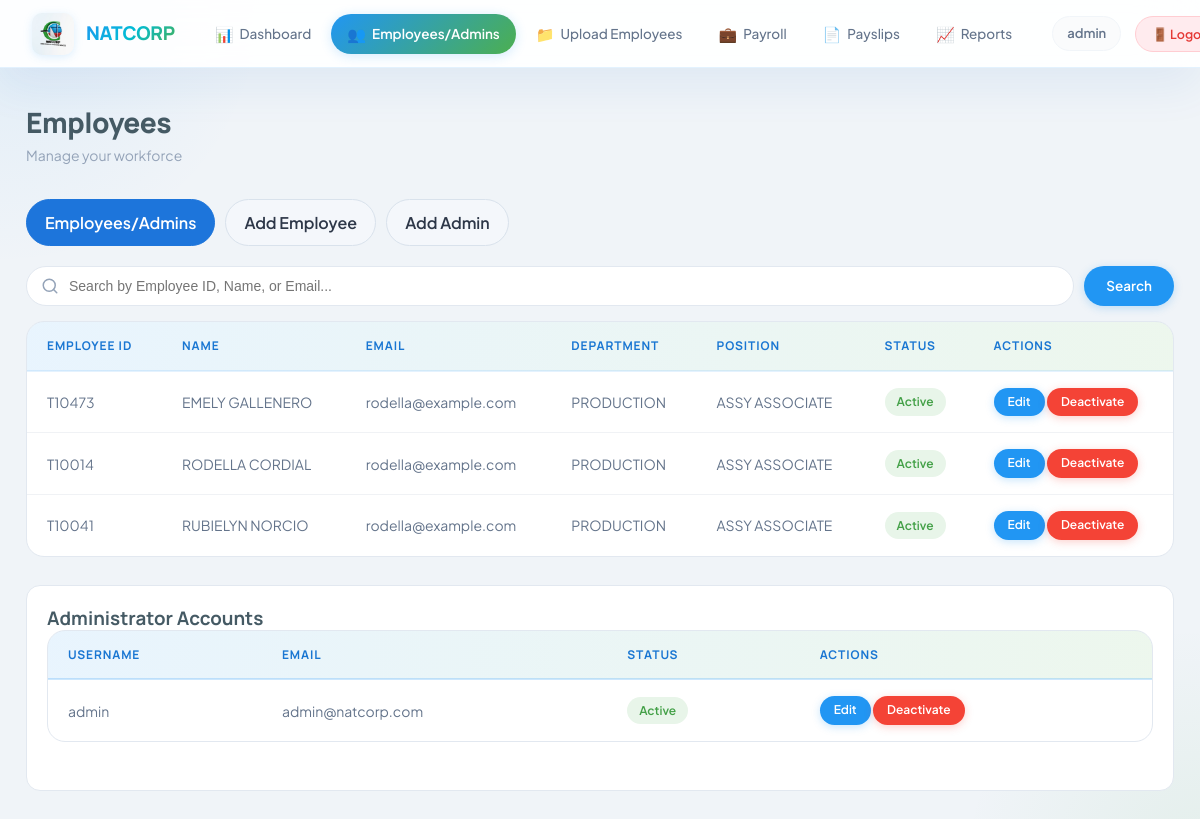
Page /admin/employees.php (signed in) on the committed database.
### tables this page shows
CREATE TABLE `employees` (
  `id` int(11) NOT NULL,
  `user_id` int(11) NOT NULL,
  `employee_id` varchar(50) NOT NULL,
  `first_name` varchar(100) NOT NULL,
  `last_name` varchar(100) NOT NULL,
  `email` varchar(100) NOT NULL,
  `department` varchar(100) DEFAULT NULL,
  `position` varchar(100) DEFAULT NULL,
  `client_company` varchar(100) DEFAULT NULL,
  `phone` varchar(20) DEFAULT NULL,
  `dob` date DEFAULT NULL,
  `date_of_joining` date DEFAULT NULL,
  `status` enum('active','inactive') DEFAULT 'active',
  `created_at` timestamp NOT NULL DEFAULT current_timestamp(),
  `updated_at` timestamp NOT NULL DEFAULT current_timestamp() ON UPDATE current_timestamp()
);

CREATE TABLE `users` (
  `id` int(11) NOT NULL,
  `username` varchar(50) NOT NULL,
  `email` varchar(100) NOT NULL,
  `password` varchar(255) NOT NULL,
  `remember_token` varchar(255) DEFAULT NULL,
  `role` enum('admin','employee') DEFAULT 'employee',
  `status` enum('active','inactive') DEFAULT 'active',
  `created_at` timestamp NOT NULL DEFAULT current_timestamp(),
  `updated_at` timestamp NOT NULL DEFAULT current_timestamp() ON UPDATE current_timestamp()
);

### includes/Employee.php (called while the page is built, shortened)
<?php
class Employee {
    private $conn;
    private $has_user_status_column = null;
    public function __construct($connection) {
        $this->conn = $connection;
    }
    private function hasUserStatusColumn() {
        if ($this->has_user_status_column === null) {
            $result = $this->conn->query("SHOW COLUMNS FROM users LIKE 'status'");
            $this->has_user_status_column = $result && $result->num_rows > 0;
        }
        return $this->has_user_status_column;
    }
    public function getAllEmployees($limit = 100, $offset = 0) {
        $sql = "SELECT * FROM employees ORDER BY created_at DESC LIMIT ? OFFSET ?";
        $stmt = $this->conn->prepare($sql);
        $stmt->bind_param("ii", $limit, $offset);
        $stmt->execute();
        return $stmt->get_result()->fetch_all(MYSQLI_ASSOC);
    }
    public function getAdmins() {
        if ($this->hasUserStatusColumn()) {
            $sql = "SELECT id, username, email, status FROM users WHERE role = 'admin' ORDER BY username ASC";
        } else {
            $sql = "SELECT id, username, email, 'active' AS status FROM users WHERE role = 'admin' ORDER BY username ASC";
        }
        $stmt = $this->conn->prepare($sql);
        $stmt->execute();
        return $stmt->get_result()->fetch_all(MYSQLI_ASSOC);
    }
}

### admin/employees.php (the view, shortened to what this page needs)
<?php
$base_path = dirname(dirname(__FILE__));
require_once $base_path . '/includes/Auth.php';
require_once $base_path . '/includes/Employee.php';
$employee = new Employee($conn);
$current_page = 'employees';
$tab = $_GET['tab'] ?? 'employees';
$search_term = $_GET['search'] ?? '';
$employees = $search_term ? $employee->searchEmployees($search_term) : $employee->getAllEmployees(1000);
$admins = $employee->getAdmins();
?>
<!DOCTYPE html>
<html lang="en">
<head>
    <link rel="stylesheet" href="../assets/css/style.css">
</head>
<body>
    <?php include '../includes/admin_nav.php'; ?>
    <div class="main-content">
        <div class="page-header">
            <div>
                <h1>Employees</h1>
                <p class="subtitle">Manage your workforce</p>
            </div>
        </div>
        <div class="tab-nav">
            <a href="employees.php?tab=employees" class="<?php echo $tab === 'employees' ? 'active' : ''; ?>">Employees/Admins</a>
            <a href="employees.php?tab=users" class="<?php echo $tab === 'users' ? 'active' : ''; ?>">Add Employee</a>
            <a href="employees.php?tab=admin" class="<?php echo $tab === 'admin' ? 'active' : ''; ?>">Add Admin</a>
        </div>
        <div id="employeesSection" class="section-panel <?php echo $tab === 'employees' ? 'active' : ''; ?>">
            <div class="page-header" style="margin-bottom: 15px; gap: 10px;">
                <form method="GET" action="" style="width: 100%; display: flex; gap: 10px;">
                    <div class="search-box" style="flex: 1;">
                        <input type="text" name="search" placeholder="Search by Employee ID, Name, or Email..." value="<?php echo htmlspecialchars($search_term); ?>" style="width: 100%;">
                    </div>
                    <button type="submit" class="btn btn-primary">Search</button>
                </form>
            </div>
            <div class="table-container">
                <table>
                    <thead>
                        <tr>
                            <th>Employee ID</th>
                            <th>Name</th>
                            <th>Email</th>
                            <th>Department</th>
                            <th>Position</th>
                            <th>Status</th>
                            <th>Actions</th>
                        </tr>
                    </thead>
                    <tbody>
                        <?php if (empty($employees)): ?>
                            <tr>
                                <td colspan="7" style="text-align: center; padding: 40px; color: var(--text-muted);">No employees found</td>
                            </tr>
                        <?php else: ?>
                            <?php foreach ($employees as $emp): ?>
                                <tr>
                                    <td><?php echo htmlspecialchars($emp['employee_id']); ?></td>
                                    <td><?php echo htmlspecialchars($emp['first_name'] . ' ' . $emp['last_name']); ?></td>
                                    <td><?php echo htmlspecialchars($emp['email']); ?></td>
                                    <td><?php echo htmlspecialchars($emp['department']); ?></td>
                                    <td><?php echo htmlspecialchars($emp['position']); ?></td>
                                    <td>
                                        <span class="badge badge-<?php echo $emp['status'] === 'active' ? 'success' : 'danger'; ?>">
                                            <?php echo ucfirst($emp['status']); ?>
                                        </span>
                                    </td>
                                    <td>
                                        <a href="edit_employee.php?id=<?php echo $emp['id']; ?>" class="btn btn-primary btn-small">Edit</a>
                                        <?php if ($emp['status'] === 'active'): ?>
                                            <a href="employees.php?tab=employees&deactivate=<?php echo $emp['id']; ?>" class="btn btn-danger btn-small" onclick="return confirm('Deactivate this employee?');">Deactivate</a>
                                        <?php else: ?>
                                            <a href="employees.php?tab=employees&activate=<?php echo $emp['id']; ?>" class="btn btn-success btn-small">Activate</a>
                                        <?php endif; ?>
                                    </td>
                                </tr>
                            <?php endforeach; ?>
                        <?php endif; ?>
                    </tbody>
                </table>
            </div>
            <div class="form-subsection">
                <h3>Administrator Accounts</h3>
                <div class="table-container" style="overflow-x:auto;">
                    <table>
                        <thead>
                            <tr>
                                <th>Username</th>
                                <th>Email</th>
                                <th>Status</th>
                                <th>Actions</th>
                            </tr>
                        </thead>
                        <tbody>
                            <?php if (empty($admins)): ?>
                                <tr>
                                    <td colspan="4" style="text-align: center; padding: 20px; color: var(--text-muted);">No admin accounts found</td>
                                </tr>
                            <?php else: ?>
                                <?php foreach ($admins as $admin): ?>
                                    <tr>
                                        <td><?php echo htmlspecialchars($admin['username']); ?></td>
                                        <td><?php echo htmlspecialchars($admin['email']); ?></td>
                                        <td>
                                            <span class="badge badge-<?php echo $admin['status'] === 'active' ? 'success' : 'danger'; ?>">
                                                <?php echo ucfirst($admin['status']); ?>
                                            </span>
                                        </td>
                                        <td>
                                            <a href="edit_admin.php?id=<?php echo $admin['id']; ?>" class="btn btn-primary btn-small">Edit</a>
                                            <?php if ($admin['status'] === 'active'): ?>
                                                <a href="employees.php?tab=employees&deactivate_admin=<?php echo $admin['id']; ?>" class="btn btn-danger btn-small" onclick="return confirm('Deactivate this admin account?');">Deactivate</a>
                                            <?php else: ?>
                                                <a href="employees.php?tab=employees&activate_admin=<?php echo $admin['id']; ?>" class="btn btn-success btn-small">Activate</a>
                                            <?php endif; ?>
                                        </td>
                                    </tr>
                                <?php endforeach; ?>
                            <?php endif; ?>
                        </tbody>
                    </table>
                </div>
            </div>
        </div>
    </div>
</body>
</html>

### includes/admin_nav.php (shortened to what this page needs)
<?php
$current_page = $current_page ?? '';
?>
<nav class="top-nav">
    <a href="admin_dashboard.php" class="nav-brand">
        <img src="../assets/images/natcorp-logo.png" alt="Natcorp Logo" class="nav-logo">
        <span class="brand-name">NATCORP</span>
    </a>
    <ul class="nav-menu" id="navMenu">
        <li><a href="admin_dashboard.php" class="<?php echo $current_page === 'dashboard' ? 'active' : ''; ?>"><span class="nav-icon">📊</span> Dashboard</a></li>
        <li><a href="employees.php" class="<?php echo $current_page === 'employees' ? 'active' : ''; ?>"><span class="nav-icon">👥</span> Employees/Admins</a></li>
        <li><a href="upload_employee.php" class="<?php echo $current_page === 'upload' ? 'active' : ''; ?>"><span class="nav-icon">📁</span> Upload Employees</a></li>
        <li><a href="manage_payroll.php" class="<?php echo $current_page === 'manage' ? 'active' : ''; ?>"><span class="nav-icon">💼</span> Payroll</a></li>
        <li><a href="generate_payslips.php" class="<?php echo $current_page === 'payslips' ? 'active' : ''; ?>"><span class="nav-icon">📄</span> Payslips</a></li>
        <li><a href="reports.php" class="<?php echo $current_page === 'reports' ? 'active' : ''; ?>"><span class="nav-icon">📈</span> Reports</a></li>
    </ul>
    <div class="nav-user">
        <span class="username"><?php echo htmlspecialchars($_SESSION['username']); ?></span>
        <a href="../logout.php" class="btn-logout" title="Sign out">🚪 Logout</a>
    </div>
</nav>

### admin/employees.php (style rules this page uses)
.tab-nav { display: flex; gap: 10px; margin-bottom: 20px; }
.tab-nav a { padding: 10px 18px; border-radius: 999px; background: #f4f7fb; border: 1px solid #d9e2ec; color: #2d3748; text-decoration: none; font-weight: 600; }
.tab-nav a.active { background: #1d75db; border-color: #1d75db; color: #fff; }
.section-panel { display: none; }
.section-panel.active { display: block; }
.badge { display: inline-block; padding: 4px 10px; border-radius: 999px; font-size: 0.85rem; color: #fff; }
.badge-success { background: #2f9b2f; }
.form-subsection { background: #fff; padding: 20px; border-radius: 14px; border: 1px solid #e2e8f0; margin-bottom: 24px; }
.form-subsection h3 { margin-top: 0; }

### rows in the picture
employees: employee "T10473", first_name+last_name "EMELY GALLENERO", email "rodella@example.com", department "PRODUCTION", position "ASSY ASSOCIATE", status "Active"
employees: employee "T10014", first_name+last_name "RODELLA CORDIAL", email "rodella@example.com", department "PRODUCTION", position "ASSY ASSOCIATE", status "Active"
employees: employee "T10041", first_name+last_name "RUBIELYN NORCIO", email "rodella@example.com", department "PRODUCTION", position "ASSY ASSOCIATE", status "Active"
users: username "admin", email "admin@natcorp.com", status "Active"

### other values in the picture
$_SESSION['username'] "admin"
